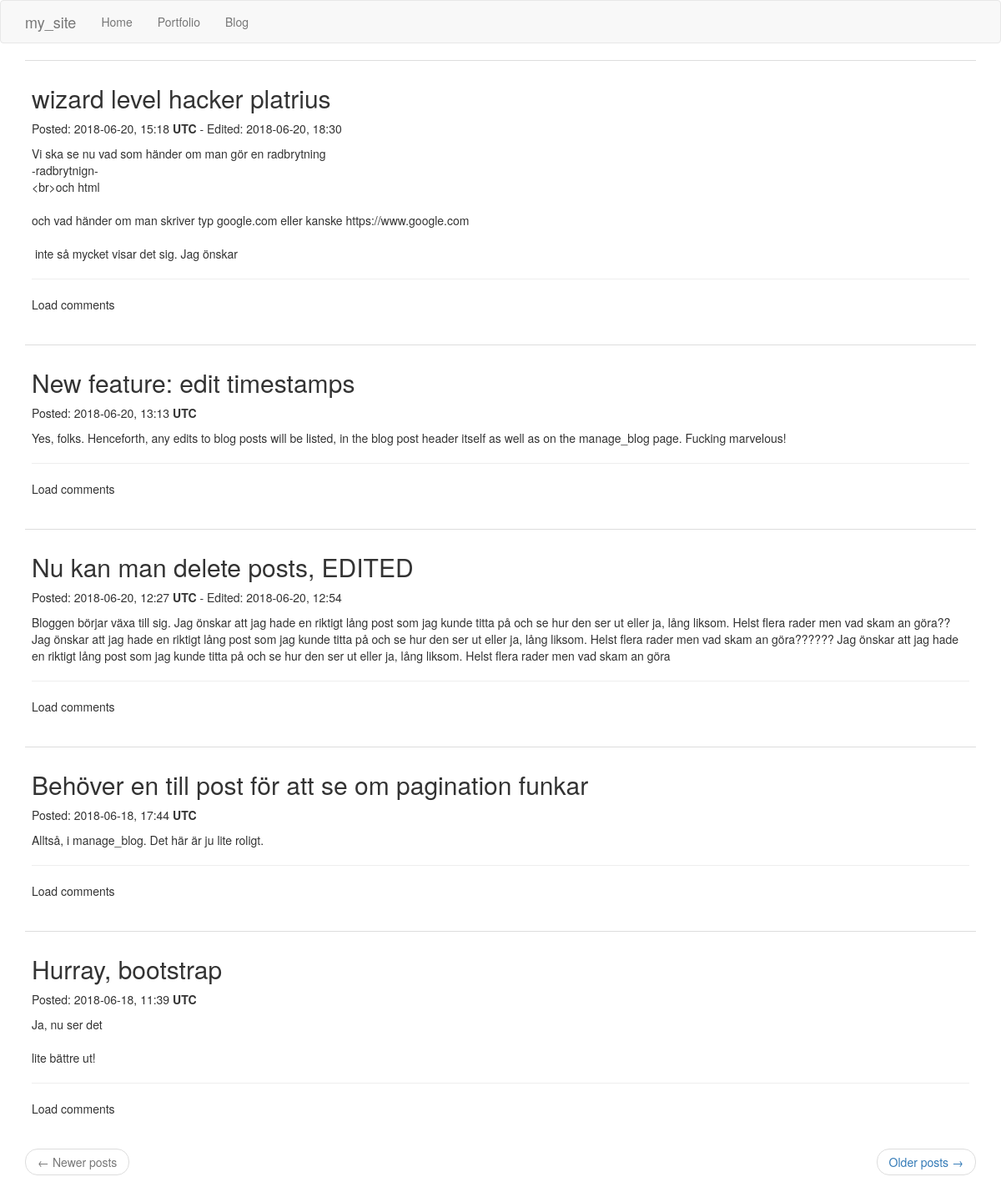
/blog, run on an earlier commit of the app's database.
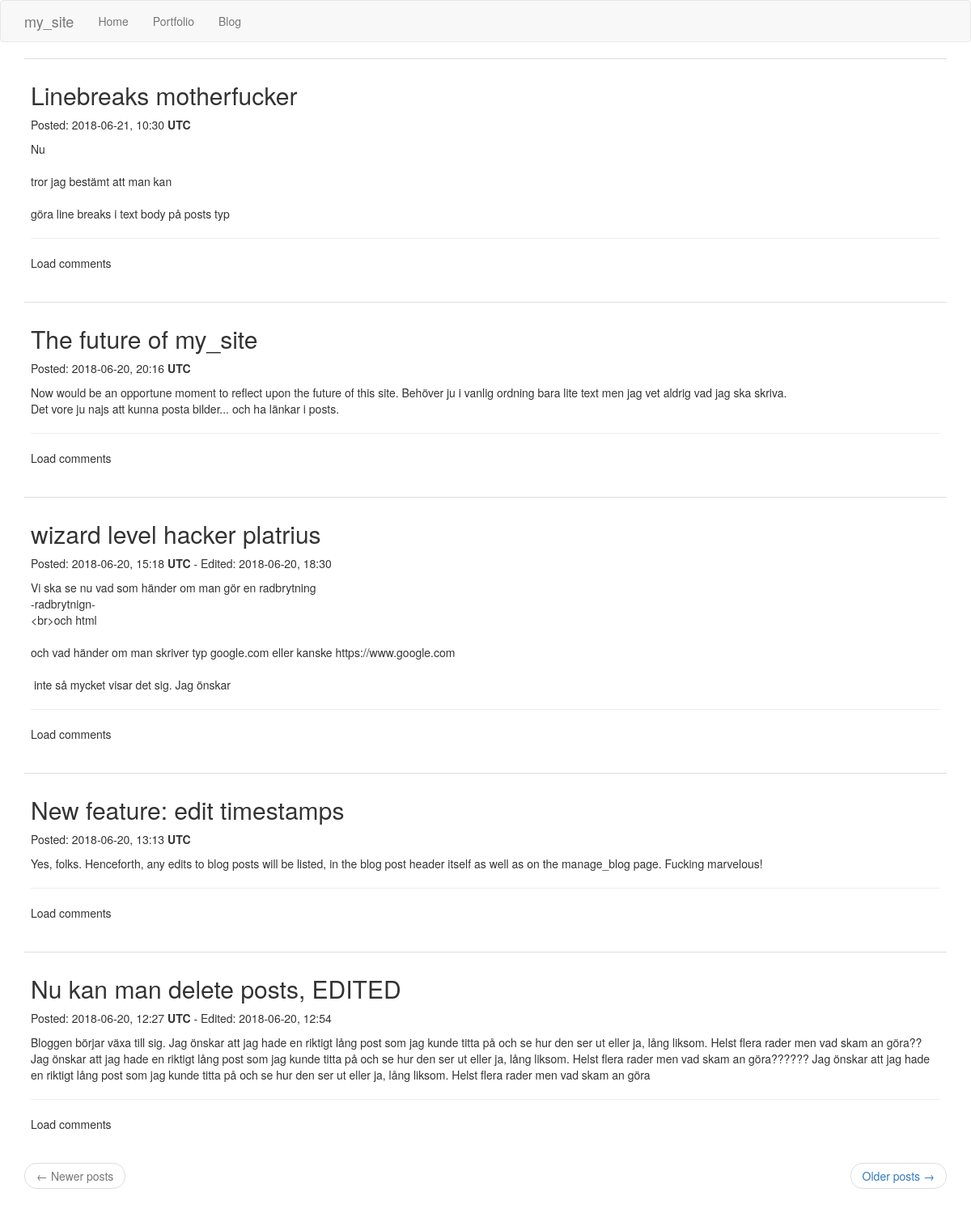
And on a later commit of the database.
### app/models.py (models this page shows, shortened)
class BlogPost(db.Model):
    id = db.Column(db.Integer, primary_key=True)
    title = db.Column(db.String(100))
    body = db.Column(db.String(1000))
    timestamp = db.Column(db.DateTime, index=True, default=datetime.utcnow)
    comments = db.relationship('BlogComment', backref='blog_post',
                               lazy='dynamic')
    last_edit = db.Column(db.DateTime, index=True)

### app/routes.py (the view)
@app.route('/', methods=['GET', 'POST'])  # change '/' to actual home
@app.route('/blog', methods=['GET', 'POST'])
def index():
    page = request.args.get('page', 1, type=int)
    posts = BlogPost.query.order_by(BlogPost.timestamp.desc()).paginate(
        page, app.config['POSTS_PER_PAGE'], False)
    next_url = url_for('index', page=posts.next_num) \
        if posts.has_next else None
    prev_url = url_for('index', page=posts.prev_num) \
        if posts.has_prev else None
    comments = BlogComment.query.all()
    return render_template('index.html', title='Home', posts=posts.items,
                           next_url=next_url, prev_url=prev_url,
                           comments=comments)

### app/templates/index.html
{% extends "base.html" %}
{% import 'bootstrap/wtf.html' as wtf %}
{% block app_content %}
    {% for post in posts %}
    {% include '_blogpost.html' %}
    {% endfor %}
    <nav aria-label="...">
        <ul class="pager">
            <li class="previous{% if not prev_url %} disabled{% endif %}">
                <a href="{{ prev_url or '#' }}">
                    <span aria-hidden="true">&larr;</span> Newer posts
                </a>
            </li>
            <li class="next{% if not next_url %} disabled{% endif %}">
                <a href="{{ next_url or '#' }}">
                    Older posts <span aria-hidden="true">&rarr;</span>
                </a>
            </li>
        </ul>
    </nav>
{% endblock %}

### app/templates/_blogpost.html
<table class="table table-hover">
    <tr>
        <td>
            <div>
                <h2>{{ post.title }}</h2>
                <p>
                    Posted:
                    {{ post.timestamp.strftime("%Y-%m-%d, %H:%M") }} <b>UTC</b>
                    {% if post.last_edit %}
                    - Edited: {{ post.last_edit.strftime("%Y-%m-%d, %H:%M") }}
                    {% endif %}
                </p>
                <p style="white-space: pre-wrap;">{{ post.body }}</p>
            </div>
            <div>
                {% include '_comment.html' %}
            </div>
        </td>
    </tr>
</table>

### app/templates/_comment.html (shortened to what this page needs)
<hr>
<p class="load_comments">Load comments</p>

What changed in the data, as far as the page shows it:
no longer on this page (row unchanged): BlogPost: title "Behöver en till post för att se om pagination funkar", timestamp "2018-06-18, 17:44", body "Alltså, i manage_blog. Det här är ju lite roligt."
no longer on this page (row unchanged): BlogPost: title "Hurray, bootstrap", timestamp "2018-06-18, 11:39", body "Ja, nu ser det lite bättre ut!"
added BlogPost: title "Linebreaks motherfucker", timestamp "2018-06-21, 10:30", body "Nu tror jag bestämt att man kan göra line breaks i text body på posts typ"
added BlogPost: title "The future of my_site", timestamp "2018-06-20, 20:16", body "Now would be an opportune moment to reflect upon the future of this site. Behöver ju i vanlig ordning bara lite text men jag vet aldrig vad jag ska skriva. Det vore ju najs att kunna posta bilder... och ha länkar i posts."
